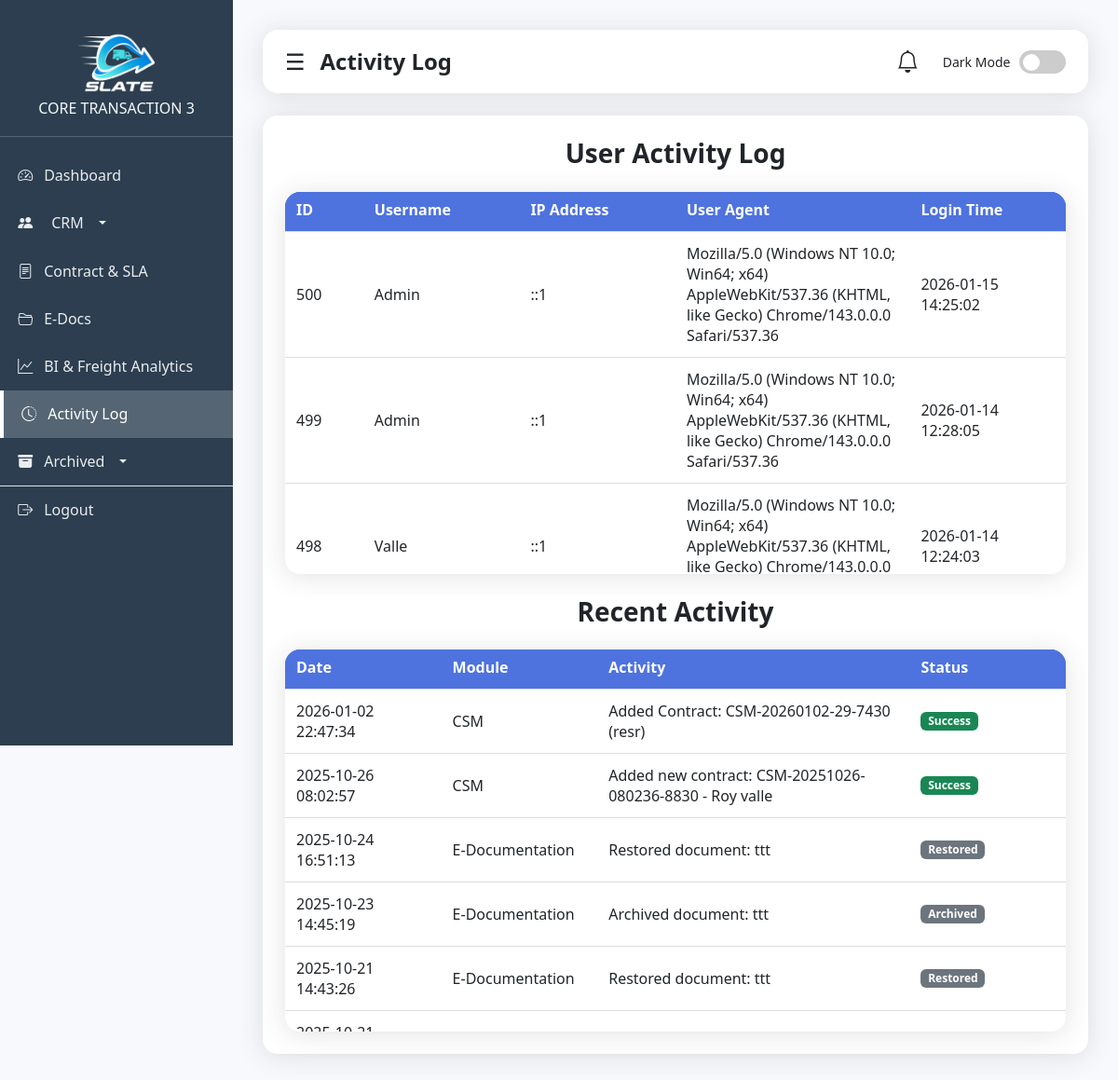
/activity-log.php (signed in), run on an earlier commit of the app's database.
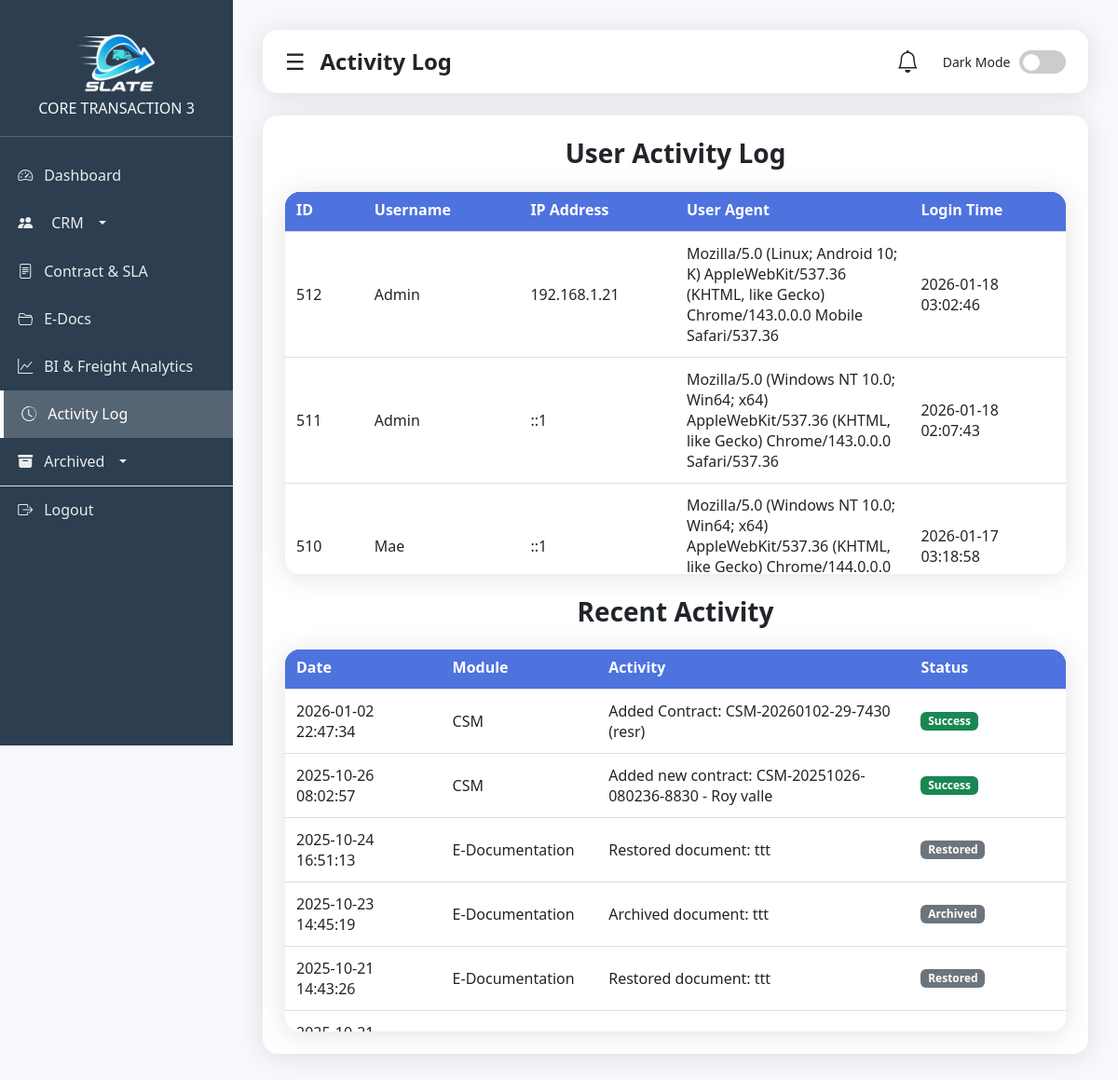
And on a later commit of the database.
### tables this page shows
CREATE TABLE `activity_log` (
  `id` int(11) NOT NULL,
  `user_id` int(11) NOT NULL,
  `username` varchar(255) NOT NULL,
  `login_time` datetime NOT NULL,
  `ip_address` varchar(50) DEFAULT NULL,
  `user_agent` varchar(255) DEFAULT NULL
);

### activity-log.php (the view, shortened to what the changed rows need)
<?php
include('connection.php');
$result = $conn->query("SELECT * FROM activity_log ORDER BY login_time DESC");
?>
<!DOCTYPE html>
<html lang="en">
<head>
  <link href="https://cdn.jsdelivr.net/npm/bootstrap@5.3.2/dist/css/bootstrap.min.css" rel="stylesheet">
   <link href="https://cdn.jsdelivr.net/npm/bootstrap@5.3.3/dist/css/bootstrap.min.css" rel="stylesheet">
  <link rel="stylesheet" href="https://cdn.jsdelivr.net/npm/bootstrap-icons@1.11.3/font/bootstrap-icons.css">
  <link href="https://cdn.jsdelivr.net/npm/bootstrap-icons@1.11.1/font/bootstrap-icons.css" rel="stylesheet">
</head>
<body>
  <div class="content" id="mainContent">
    <div class="table-section">
             <div class="table-scroll-container">
                <table class="table-scroll">
                    <colgroup>
  </colgroup>
                <thead>
                    <tr>
                        <th>ID</th>
                        <th>Username</th>
                        <th>IP Address</th>
                        <th>User Agent</th>
                        <th>Login Time</th>
                    </tr>
                </thead>
                <tbody>
                    <?php while ($row = $result->fetch_assoc()): ?>
              <tr>
                <td><?= htmlspecialchars($row['id']) ?></td>
                <td><?= htmlspecialchars($row['username']) ?></td>
                <td><?= htmlspecialchars($row['ip_address']) ?></td>
                <td><?= htmlspecialchars($row['user_agent']) ?></td>
                <td><?= htmlspecialchars($row['login_time']) ?></td>
              </tr>
            <?php endwhile; ?>
                </tbody>
            </table>
            </div>
             <div class="table-scroll-container">
                <table class="table-scroll">
                    <colgroup>
  </colgroup>
                <thead>
                    <tr>
                        <th>Date</th>
                        <th>Module</th>
                        <th>Activity</th>
                        <th>Status</th>
                    </tr>
                </thead>
            </table>
        </div>
  </div>
  </div>
</body>
</html>

What changed in the data, as far as the page shows it:
no longer on this page (row unchanged): activity_log: id "500", username "Admin", ip_address "::1", user_agent "Mozilla/5.0 (Windows NT 10.0; Win64; x64) AppleWebKit/537.36 (KHTML, like Gecko) Chrome/143.0.0.0 Safari/537.36", login_time "2026-01-15 14:25:02"
no longer on this page (row unchanged): activity_log: id "499", username "Admin", ip_address "::1", user_agent "Mozilla/5.0 (Windows NT 10.0; Win64; x64) AppleWebKit/537.36 (KHTML, like Gecko) Chrome/143.0.0.0 Safari/537.36", login_time "2026-01-14 12:28:05"
no longer on this page (row unchanged): activity_log: id "498", username "Valle", ip_address "::1", user_agent "Mozilla/5.0 (Windows NT 10.0; Win64; x64) AppleWebKit/537.36 (KHTML, like Gecko) Chrome/143.0.0.0…", login_time "2026-01-14 12:24:03"
added activity_log: id "512", username "Admin", ip_address "192.168.1.21", user_agent "Mozilla/5.0 (Linux; Android 10; K) AppleWebKit/537.36 (KHTML, like Gecko) Chrome/143.0.0.0 Mobile Safari/537.36", login_time "2026-01-18 03:02:46"
added activity_log: id "511", username "Admin", ip_address "::1", user_agent "Mozilla/5.0 (Windows NT 10.0; Win64; x64) AppleWebKit/537.36 (KHTML, like Gecko) Chrome/143.0.0.0 Safari/537.36", login_time "2026-01-18 02:07:43"
added activity_log: id "510", username "Mae", ip_address "::1", user_agent "Mozilla/5.0 (Windows NT 10.0; Win64; x64) AppleWebKit/537.36 (KHTML, like Gecko) Chrome/144.0.0.0…", login_time "2026-01-17 03:18:58"
